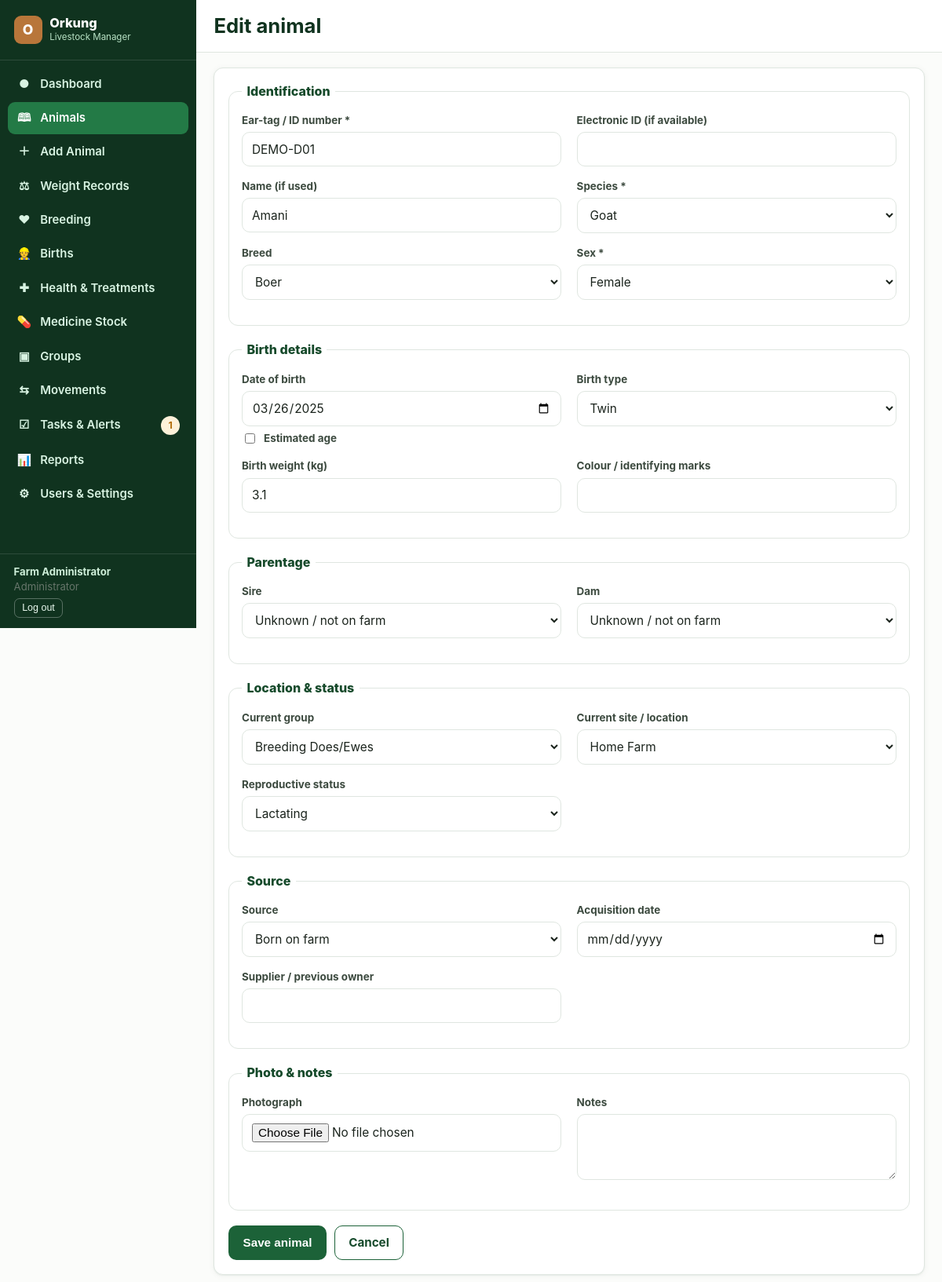
Page /animals/1/edit (signed in) on the committed database.
### tables this page shows
CREATE TABLE users (
    id INTEGER PRIMARY KEY AUTOINCREMENT,
    username TEXT NOT NULL UNIQUE,
    password_hash TEXT NOT NULL,
    full_name TEXT NOT NULL,
    email TEXT,
    role TEXT NOT NULL CHECK(role IN ('admin','manager','worker','viewer','vet')),
    active INTEGER NOT NULL DEFAULT 1,
    created_at TEXT NOT NULL DEFAULT (datetime('now')),
    last_login TEXT
);

CREATE TABLE animals (
    id INTEGER PRIMARY KEY AUTOINCREMENT,
    record_no TEXT NOT NULL UNIQUE,          -- internal record number e.g. ORK-000123
    tag_id TEXT NOT NULL,                    -- ear tag / ID
    eid TEXT,                                -- electronic ID
    name TEXT,
    species_id INTEGER NOT NULL REFERENCES species(id),
    breed_id INTEGER REFERENCES breeds(id),
    sex TEXT NOT NULL CHECK(sex IN ('female','male')),
    dob TEXT,
    dob_estimated INTEGER NOT NULL DEFAULT 0,
    birth_type TEXT,                         -- single/twin/triplet/other
    birth_weight REAL,
    color_markings TEXT,
    sire_id INTEGER REFERENCES animals(id),
    dam_id INTEGER REFERENCES animals(id),
    current_group_id INTEGER REFERENCES groups_(id),
    current_site_id INTEGER REFERENCES sites(id),
    source TEXT NOT NULL DEFAULT 'born_on_farm' CHECK(source IN ('born_on_farm','purchased','transferred_in')),
    acquisition_date TEXT,
    supplier TEXT,
    reproductive_status TEXT NOT NULL DEFAULT 'not_breeding',
    status TEXT NOT NULL DEFAULT 'active' CHECK(status IN ('active','sold','transferred','slaughtered','missing','deceased')),
    status_date TEXT,
    status_notes TEXT,
    photo_path TEXT,
    notes TEXT,
    is_demo INTEGER NOT NULL DEFAULT 0,
    created_by INTEGER REFERENCES users(id),
    created_at TEXT NOT NULL DEFAULT (datetime('now')),
    updated_by INTEGER REFERENCES users(id),
    updated_at TEXT NOT NULL DEFAULT (datetime('now'))
);

### blueprints/animals.py (the view)
@bp.route("/<int:animal_id>/edit", methods=["GET", "POST"])
@auth.login_required
@auth.require_roles(*auth.STAFF)
def edit(animal_id):
    animal = db.query("SELECT * FROM animals WHERE id=?", (animal_id,), one=True)
    if not animal:
        abort(404)
    if request.method == "POST":
        ok, _ = _save_animal(animal_id)
        if ok:
            flash("Animal updated.", "success")
            return redirect(url_for("animals.profile", animal_id=animal_id))
        return render_template("animal_form.html", **_animal_form_context(animal), form=request.form, errors=g.get("form_errors", {}))
    return render_template("animal_form.html", **_animal_form_context(animal), form=animal, errors={})

### auth.py (called while the page is built)
def load_logged_in_user():
    uid = session.get("user_id")
    if uid is None:
        g.user = None
    else:
        g.user = db.query("SELECT * FROM users WHERE id=? AND active=1", (uid,), one=True)
        if g.user is None:
            session.clear()

def login_required(view):
    @wraps(view)
    def wrapped(*args, **kwargs):
        if g.user is None:
            if request.path.startswith("/api/"):
                abort(401)
            return redirect(url_for("auth.login", next=request.path))
        return view(*args, **kwargs)
    return wrapped

def require_roles(*roles):
    def decorator(view):
        @wraps(view)
        def wrapped(*args, **kwargs):
            if g.user is None:
                return redirect(url_for("auth.login", next=request.path))
            if g.user["role"] not in roles:
                db.audit(g.user, "delete_attempt" if request.method == "DELETE" else "access_denied",
                          "permission", summary=f"{g.user['username']} denied {request.method} {request.path}")
                abort(403)
            return view(*args, **kwargs)
        return wrapped
    return decorator

def visible_sections(role):
    return NAV_SECTIONS.get(role, set())

### blueprints/animals.py (called while the page is built)
def _animal_form_context(animal=None):
    return dict(
        animal=animal,
        species_list=helpers.species_options(),
        breeds=helpers.breed_options(),
        groups=helpers.group_options(),
        sites=helpers.site_options(),
        females=db.query("SELECT * FROM animals WHERE sex='female' AND status='active' ORDER BY tag_id"),
        males=db.query("SELECT * FROM animals WHERE sex='male' AND status='active' ORDER BY tag_id"),
    )

### db.py (called while the page is built)
def get_db():
    if "db" not in g:
        g.db = sqlite3.connect(
            current_app.config["DATABASE"],
            detect_types=sqlite3.PARSE_DECLTYPES,
        )
        g.db.row_factory = sqlite3.Row
        g.db.execute("PRAGMA foreign_keys = ON")
    return g.db

def query(sql, args=(), one=False):
    cur = get_db().execute(sql, args)
    rows = cur.fetchall()
    cur.close()
    if one:
        return rows[0] if rows else None
    return rows

### helpers.py (called while the page is built)
def species_options(enabled_only=True):
    if enabled_only:
        return db.query("SELECT * FROM species WHERE enabled=1 ORDER BY name")
    return db.query("SELECT * FROM species ORDER BY name")

def site_options():
    return db.query("SELECT * FROM sites WHERE active=1 ORDER BY name")

### templates/animal_form.html (shortened to what this page needs)
{% extends "base.html" %}
{% block heading %}{{ 'Edit animal' if animal else 'Add animal' }}{% endblock %}
{% block content %}
<form method="post" enctype="multipart/form-data" class="card" data-draft-key="animal-{{ animal.id if animal else 'new' }}">
  <fieldset>
    <legend>Identification</legend>
    <div class="form-grid">
      <div class="field">
        <label for="tag_id">Ear-tag / ID number *</label>
        <input type="text" id="tag_id" name="tag_id" value="{{ form.tag_id or '' }}" required>
      </div>
      <div class="field">
        <label for="eid">Electronic ID (if available)</label>
        <input type="text" id="eid" name="eid" value="{{ form.eid or '' }}">
      </div>
      <div class="field">
        <label for="name">Name (if used)</label>
        <input type="text" id="name" name="name" value="{{ form.name or '' }}">
      </div>
      <div class="field">
        <label for="species_id">Species *</label>
        <select id="species_id" name="species_id" required>
          {% for s in species_list %}<option value="{{ s.id }}" {{ 'selected' if (form.species_id|string)==(s.id|string) }}>{{ s.name }}</option>{% endfor %}
        </select>
      </div>
      <div class="field">
        <label for="breed_id">Breed</label>
        <select id="breed_id" name="breed_id">
          {% for b in breeds %}<option value="{{ b.id }}" data-species="{{ b.species_id }}" {{ 'selected' if (form.breed_id|string)==(b.id|string) }}>{{ b.name }}</option>{% endfor %}
        </select>
      </div>
      <div class="field">
        <label for="sex">Sex *</label>
        <select id="sex" name="sex" required>
          <option value="female" {{ 'selected' if form.sex=='female' }}>Female</option>
        </select>
      </div>
    </div>
  </fieldset>
  <fieldset>
    <legend>Birth details</legend>
    <div class="form-grid">
      <div class="field">
        <label for="dob">Date of birth</label>
        <input type="date" id="dob" name="dob" value="{{ form.dob or '' }}">
        <div class="checkbox-row" style="margin-top:.4rem;">
          <input type="checkbox" id="dob_estimated" name="dob_estimated" {{ 'checked' if form.dob_estimated }}>
          <label for="dob_estimated" style="margin:0;">Estimated age</label>
        </div>
      </div>
      <div class="field">
        <label for="birth_type">Birth type</label>
        <select id="birth_type" name="birth_type">
          {% for t in ['single','twin','triplet','other'] %}<option value="{{ t }}" {{ 'selected' if form.birth_type==t }}>{{ t|capitalize }}</option>{% endfor %}
        </select>
      </div>
      <div class="field">
        <label for="birth_weight">Birth weight (kg)</label>
        <input type="number" step="0.01" id="birth_weight" name="birth_weight" value="{{ form.birth_weight or '' }}">
      </div>
      <div class="field">
        <label for="color_markings">Colour / identifying marks</label>
        <input type="text" id="color_markings" name="color_markings" value="{{ form.color_markings or '' }}">
      </div>
    </div>
  </fieldset>
  <fieldset>
    <legend>Parentage</legend>
    <div class="form-grid">
      <div class="field">
        <label for="sire_id">Sire</label>
        <select id="sire_id" name="sire_id">
          <option value="">Unknown / not on farm</option>
        </select>
      </div>
      <div class="field">
        <label for="dam_id">Dam</label>
        <select id="dam_id" name="dam_id">
          <option value="">Unknown / not on farm</option>
        </select>
      </div>
    </div>
  </fieldset>
  <fieldset>
    <legend>Location &amp; status</legend>
    <div class="form-grid">
      <div class="field">
        <label for="current_group_id">Current group</label>
        <select id="current_group_id" name="current_group_id">
          {% for gr in groups %}<option value="{{ gr.id }}" {{ 'selected' if (form.current_group_id|string)==(gr.id|string) }}>{{ gr.name }}</option>{% endfor %}
        </select>
      </div>
      <div class="field">
        <label for="current_site_id">Current site / location</label>
        <select id="current_site_id" name="current_site_id">
          {% for s in sites %}<option value="{{ s.id }}" {{ 'selected' if (form.current_site_id|string)==(s.id|string) }}>{{ s.name }}</option>{% endfor %}
        </select>
      </div>
      <div class="field">
        <label for="reproductive_status">Reproductive status</label>
        <select id="reproductive_status" name="reproductive_status">
          {% for v,l in [('not_breeding','Not breeding'),('young_stock','Young stock'),('open','Open (breeding age)'),('pregnant','Pregnant'),('lactating','Lactating'),('retired','Retired')] %}
          <option value="{{ v }}" {{ 'selected' if form.reproductive_status==v }}>{{ l }}</option>
          {% endfor %}
        </select>
      </div>
    </div>
  </fieldset>
  <fieldset>
    <legend>Source</legend>
    <div class="form-grid">
      <div class="field">
        <label for="source">Source</label>
        <select id="source" name="source">
          <option value="born_on_farm" {{ 'selected' if form.source=='born_on_farm' }}>Born on farm</option>
        </select>
      </div>
      <div class="field">
        <label for="acquisition_date">Acquisition date</label>
        <input type="date" id="acquisition_date" name="acquisition_date" value="{{ form.acquisition_date or '' }}">
      </div>
      <div class="field">
        <label for="supplier">Supplier / previous owner</label>
        <input type="text" id="supplier" name="supplier" value="{{ form.supplier or '' }}">
      </div>
    </div>
  </fieldset>
  <fieldset>
    <legend>Photo &amp; notes</legend>
    <div class="form-grid">
      <div class="field">
        <label for="photo">Photograph</label>
        <input type="file" id="photo" name="photo" accept="image/*">
      </div>
      <div class="field">
        <label for="notes">Notes</label>
        <textarea id="notes" name="notes">{{ form.notes or '' }}</textarea>
      </div>
    </div>
  </fieldset>
  <div class="btn-row">
    <button type="submit" class="btn">Save animal</button>
    <a href="{{ url_for('animals.list_view') }}" class="btn secondary">Cancel</a>
  </div>
</form>
{% endblock %}

### templates/base.html (shortened to what this page needs)
<!doctype html>
<html lang="en">
<head>
<link rel="stylesheet" href="{{ url_for('static', filename='css/style.css') }}">
</head>
<body>
{% macro navlinks() %}
  {% if 'dashboard' in nav %}<a href="{{ url_for('dashboard.index') }}" class="{{ 'active' if request.endpoint=='dashboard.index' }}"><span class="ic">&#9679;</span> Dashboard</a>{% endif %}
  {% if 'animals' in nav %}<a href="{{ url_for('animals.list_view') }}" class="{{ 'active' if request.endpoint and request.endpoint.startswith('animals.') and request.endpoint!='animals.add' }}"><span class="ic">&#128366;</span> Animals</a>{% endif %}
  {% if 'add_animal' in nav %}<a href="{{ url_for('animals.add') }}" class="{{ 'active' if request.endpoint=='animals.add' }}"><span class="ic">&#65291;</span> Add Animal</a>{% endif %}
  {% if 'weights' in nav %}<a href="{{ url_for('weights.index') }}" class="{{ 'active' if request.endpoint and request.endpoint.startswith('weights.') }}"><span class="ic">&#9878;</span> Weight Records</a>{% endif %}
  {% if 'breeding' in nav %}<a href="{{ url_for('breeding.index') }}" class="{{ 'active' if request.endpoint=='breeding.index' }}"><span class="ic">&#9829;</span> Breeding</a>{% endif %}
  {% if 'births' in nav %}<a href="{{ url_for('breeding.births') }}" class="{{ 'active' if request.endpoint=='breeding.births' }}"><span class="ic">&#128119;</span> Births</a>{% endif %}
  {% if 'health' in nav %}<a href="{{ url_for('health.index') }}" class="{{ 'active' if request.endpoint and request.endpoint.startswith('health.') }}"><span class="ic">&#10010;</span> Health &amp; Treatments</a>{% endif %}
  {% if 'health' in nav %}<a href="{{ url_for('stock.index') }}" class="{{ 'active' if request.endpoint and request.endpoint.startswith('stock.') }}"><span class="ic">&#128138;</span> Medicine Stock</a>{% endif %}
  {% if 'groups' in nav %}<a href="{{ url_for('groups.index') }}" class="{{ 'active' if request.endpoint=='groups.index' }}"><span class="ic">&#9635;</span> Groups</a>{% endif %}
  {% if 'movements' in nav %}<a href="{{ url_for('groups.movements') }}" class="{{ 'active' if request.endpoint=='groups.movements' }}"><span class="ic">&#8646;</span> Movements</a>{% endif %}
  {% if 'tasks' in nav %}<a href="{{ url_for('tasks.index') }}" class="{{ 'active' if request.endpoint and request.endpoint.startswith('tasks.') }}"><span class="ic">&#9745;</span> Tasks &amp; Alerts {% if pending_tasks %}<span class="pill amber" style="margin-left:auto">{{ pending_tasks }}</span>{% endif %}</a>{% endif %}
  {% if 'reports' in nav %}<a href="{{ url_for('reports.index') }}" class="{{ 'active' if request.endpoint and request.endpoint.startswith('reports.') }}"><span class="ic">&#128202;</span> Reports</a>{% endif %}
  {% if 'admin' in nav %}<a href="{{ url_for('admin.users') }}" class="{{ 'active' if request.endpoint and request.endpoint.startswith('admin.') }}"><span class="ic">&#9881;</span> Users &amp; Settings</a>{% endif %}
{% endmacro %}
{% if current_user %}
<div class="app-shell">
  <aside class="sidebar" id="desktopSidebar">
    <div class="brand"><div class="mark">O</div><div><div class="name">Orkung</div><div class="tag">Livestock Manager</div></div></div>
    <nav>{{ navlinks() }}</nav>
    <div class="footer-user">
      <div><strong>{{ current_user.full_name }}</strong></div>
      <div class="muted">{{ role_labels[current_user.role] }}</div>
      <form method="post" action="{{ url_for('auth.logout') }}"><button type="submit">Log out</button></form>
    </div>
  </aside>
  <div class="main">
    <div class="topbar">
      <h1>{% block heading %}{% endblock %}</h1>
    </div>
    <div class="content">
      {% block content %}{% endblock %}
    </div>
  </div>
</div>
{% else %}
  {% block guest_content %}{% endblock %}
{% endif %}
</body>
</html>

### rows in the picture
users: full_name "Farm Administrator", role "Administrator"
animals: tag_id "DEMO-D01", name "Amani", dob "03/26/2025", birth_weight "3.1"

### other values in the picture
{{ pending_tasks }} "1"
{{ 'Edit animal' if animal else 'Add animal' }} "Edit animal"
form field species_id "Goat"
form field breed_id "Boer"
form field birth_type "Twin"
form field current_group_id "Breeding Does/Ewes"
form field current_site_id "Home Farm"
form field reproductive_status "Lactating"
